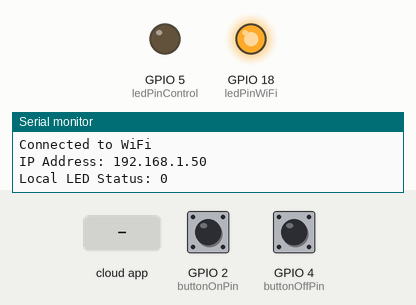
Recording of a sketch running on a simulated ESP32. On the bench: output pins drawn as LEDs (lit = HIGH), the last lines printed to the serial monitor. The test bench sets the inputs (shaded band); at power-on: GPIO 2 (buttonOnPin) LOW, GPIO 4 (buttonOffPin) LOW. WiFi joins after 1.5 s; servers stay silent unless stated; the Firebase database answers and starts empty.

Above: at 3.5 s.
3.6 s: the phone or cloud app sets LED_STATUS to 1
At 4.8 s:
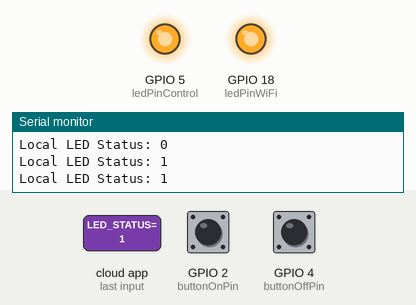
5.1 s: the phone or cloud app sets LED_STATUS to 0
At 6.6 s:
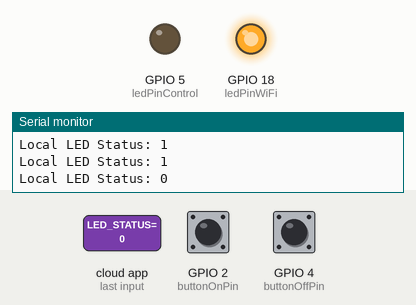
7.4 s: GPIO 2 (buttonOnPin) pulled HIGH for 1 s
At 8.8 s:
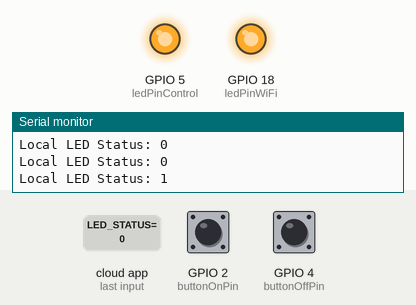
Timing chart, 0 to 10.4 s (numbered marks = the images above; inputs shaded):
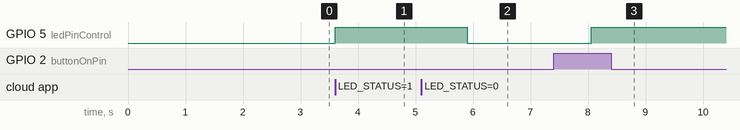

The sketch:

home_automation.ino
```cpp
#include <WiFi.h>                                // ESP32 WiFi library
#include <IOXhop_FirebaseESP32.h>                // Firebase library

// WiFi credentials
#define WIFI_SSID "V5SJ4FS"                      // Input your WiFi name
#define WIFI_PASSWORD "012345678Q"               // Input your WiFi password

// Firebase credentials
#define FIREBASE_HOST "home-automation-44d86-default-rtdb.firebaseio.com"  // Firebase project host address
#define FIREBASE_AUTH "dmx9iUPN5jWt25TjlajZNUes2Y7TLWS0N3z6zQaj"            // Firebase secret key

// LED pins
const int ledPinWiFi = 18; // LED for WiFi connection status
const int ledPinControl = 5; // LED controlled via Firebase

// Button pins
const int buttonOnPin = 2;    // the number of the pushbutton pin for turning the LED on
const int buttonOffPin = 4;   // the number of the pushbutton pin for turning the LED off

String fireStatus = ""; // LED status received from Firebase
bool ledState = false;  // Local LED status variable

void setup() {
  // Initialize the LED pins as outputs
  pinMode(ledPinWiFi, OUTPUT);
  pinMode(ledPinControl, OUTPUT);

  // Initialize the pushbutton pins as inputs
  pinMode(buttonOnPin, INPUT);
  pinMode(buttonOffPin, INPUT);

  // Initialize the Serial Monitor
  Serial.begin(115200);

  // Connect to WiFi
  Serial.print("Connecting to WiFi: ");
  Serial.println(WIFI_SSID);
  WiFi.begin(WIFI_SSID, WIFI_PASSWORD);

  // Wait for the WiFi connection
  while (WiFi.status() != WL_CONNECTED) {
    // Blink WiFi LED while connecting
    digitalWrite(ledPinWiFi, LOW);
    delay(1000);
    digitalWrite(ledPinWiFi, HIGH);
    delay(1000);
    Serial.print(".");
  }

  // WiFi connected
  Serial.println("\nConnected to WiFi");
  Serial.print("IP Address: ");
  Serial.println(WiFi.localIP()); // Print local IP address
  digitalWrite(ledPinWiFi, HIGH); // Turn on WiFi LED

  // Connect to Firebase
  Firebase.begin(FIREBASE_HOST, FIREBASE_AUTH);

  // Retrieve initial LED status from Firebase
  fireStatus = Firebase.getString("LED_STATUS");

  // Set initial LED state based on Firebase data
  if (fireStatus == "1") {
    ledState = true;
    digitalWrite(ledPinControl, HIGH); // Turn on the control LED
  } else {
    ledState = false;
    digitalWrite(ledPinControl, LOW); // Turn off the control LED
  }

  // Send initial LED status to Firebase
  Firebase.setString("LED_STATUS", ledState ? "1" : "0");
}

void loop() {
  // Check WiFi connection status
  if (WiFi.status() == WL_CONNECTED) {
    digitalWrite(ledPinWiFi, HIGH); // Turn on WiFi LED if connected
  } else {
    digitalWrite(ledPinWiFi, LOW); // Turn off WiFi LED if not connected
  }

  // Read the state of the pushbuttons
  int buttonOnState = digitalRead(buttonOnPin);
  int buttonOffState = digitalRead(buttonOffPin);

  // Check if the button for turning the LED on is pressed
  if (buttonOnState == HIGH) {
    // Turn LED on
    ledState = true;
    digitalWrite(ledPinControl, HIGH);
    // Update Firebase with LED status
    Firebase.setString("LED_STATUS", "1");
  }

  // Check if the button for turning the LED off is pressed
  if (buttonOffState == HIGH) {
    // Turn LED off
    ledState = false;
    digitalWrite(ledPinControl, LOW);
    // Update Firebase with LED status
    Firebase.setString("LED_STATUS", "0");
  }

  // Get the LED status from Firebase
  fireStatus = Firebase.getString("LED_STATUS");

  // Handle Firebase LED status
  if (fireStatus == "1") {
    ledState = true;
    digitalWrite(ledPinControl, HIGH); // Turn on the control LED
  } else if (fireStatus == "0") {
    ledState = false;
    digitalWrite(ledPinControl, LOW); // Turn off the control LED
  }

  // Print LED status to Serial Monitor
  Serial.print("Local LED Status: ");
  Serial.println(ledState);

  delay(1000); // Add a delay to avoid rapid polling
}
```

Measured:
- after the input at 3.6 s, GPIO 5 (ledPinControl): LOW → HIGH at once
- after the input at 5.1 s, GPIO 5 (ledPinControl): HIGH → LOW after 0.80 s
- after the input at 7.4 s, GPIO 5 (ledPinControl): LOW → HIGH after 0.65 s
